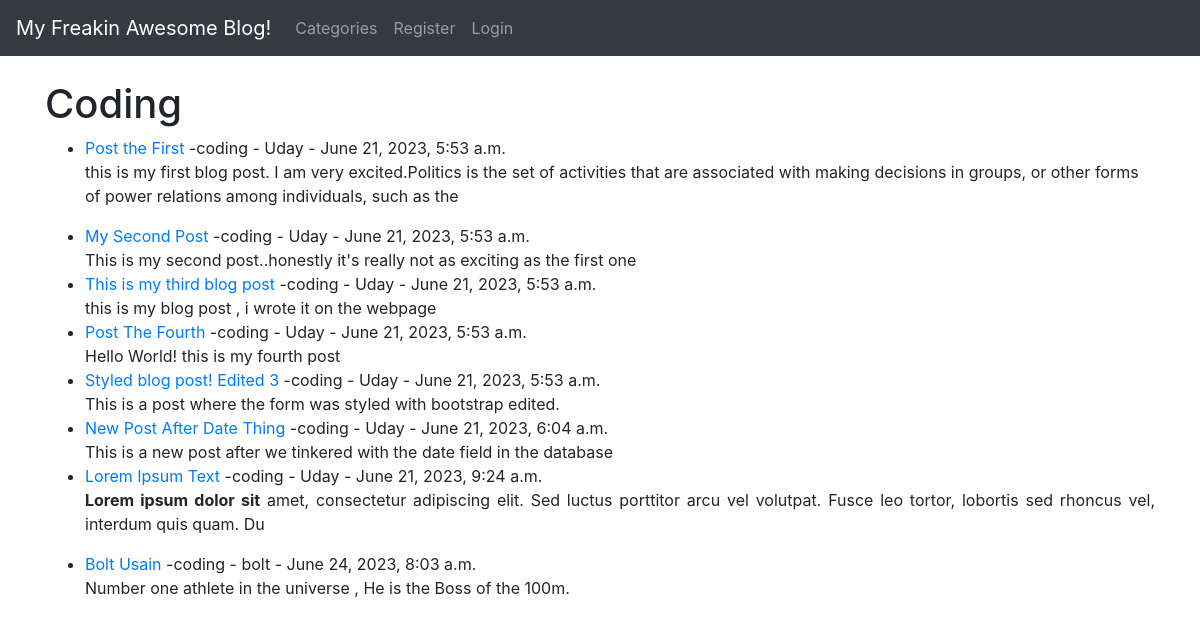
/category/coding/, run on the app's committed database.
### blog/models.py (models this page shows, shortened)
class Post(models.Model):
    title = models.CharField(max_length=290)
    header_image = models.ImageField(null = True , blank = True , upload_to="images/")
    title_tag = models.CharField(max_length=290)
    author = models.ForeignKey(User, on_delete=models.CASCADE)
    body = RichTextField(blank = True , null = True)
    publication_date = models.DateTimeField(auto_now_add=True)
    category = models.CharField(max_length=255, default="coding")
    snippet = models.CharField(max_length=255)
    likes = models.ManyToManyField(User, related_name='blog_posts')

### blog/views.py (the view)
# urls.py: path('category/<str:cats>/',CategoryView,name='category'),
def CategoryView(request, cats):
    category_posts = Post.objects.filter(category=cats)
    return render(request, 'blog/categories.html',{'cats':cats.title(),'category_posts':category_posts})

### templates/blog/categories.html (shortened to what this page needs)
{% extends 'blog/base.html' %}
{% block content %}
    {% if category_posts %}
<h1>{{cats}}</h1>
<ul>
{% for post in category_posts %}
<li><a href="{% url 'article-detail' post.pk  %}">
    {{post.title}}</a> -{{post.category}}
    - {{post.author}}
     - {{ post.publication_date }}<br/>
{{post.body | slice:":200"| safe}}</li>
{%  endfor %}
</ul>
{% else %}
<h2>Sorry this page does not exist</h2>
{% endif %}
{% endblock %}

### data on the page
Post: title "Post the First", category "coding", author "Uday", publication_date "June 21, 2023, 5:53 a.m.", body "this is my first blog post. I am very excited.Politics is the set of activities that are associated with making decisions in groups, or other forms of power relations among individuals, such as the"
Post: title "My Second Post", category "coding", author "Uday", publication_date "June 21, 2023, 5:53 a.m.", body "This is my second post..honestly it's really not as exciting as the first one"
Post: title "This is my third blog post", category "coding", author "Uday", publication_date "June 21, 2023, 5:53 a.m.", body "this is my blog post , i wrote it on the webpage"
Post: title "Post The Fourth", category "coding", author "Uday", publication_date "June 21, 2023, 5:53 a.m.", body "Hello World! this is my fourth post"
Post: title "Styled blog post! Edited 3", category "coding", author "Uday", publication_date "June 21, 2023, 5:53 a.m.", body "This is a post where the form was styled with bootstrap edited."
Post: title "New Post After Date Thing", category "coding", author "Uday", publication_date "June 21, 2023, 6:04 a.m.", body "This is a new post after we tinkered with the date field in the database"
Post: title "Lorem Ipsum Text", category "coding", author "Uday", publication_date "June 21, 2023, 9:24 a.m.", body "Lorem ipsum dolor sit amet, consectetur adipiscing elit. Sed luctus porttitor arcu vel volutpat. Fusce leo tortor, lobortis sed rhoncus vel, interdum quis quam. Du"
Post: title "Bolt Usain", category "coding", author "bolt", publication_date "June 24, 2023, 8:03 a.m.", body "Number one athlete in the universe , He is the Boss of the 100m."

### other printed values
{{ cats }} "Coding"
